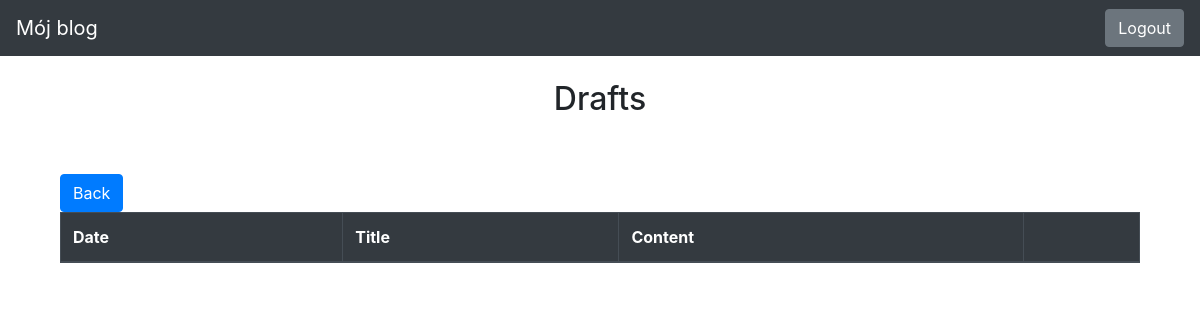
The app's page /blog/drafts (signed in), older data.
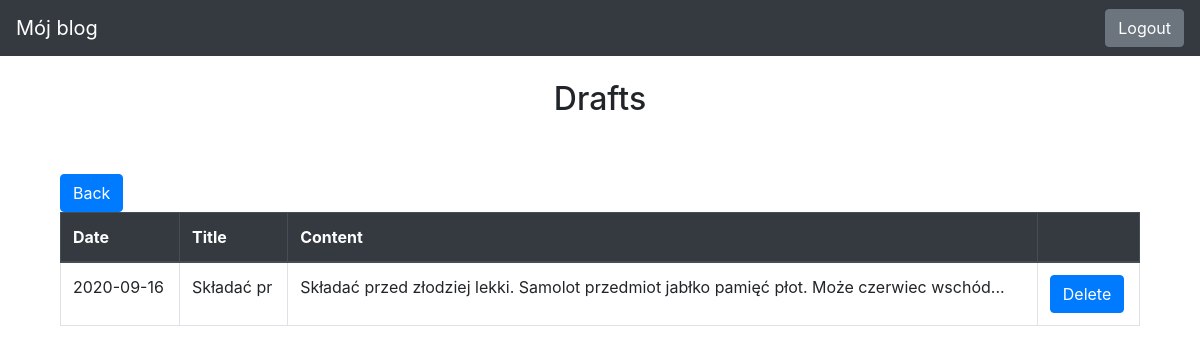
The same page, newer data.
### blog/models.py (models this page shows)
class Entry(db.Model):
   id = db.Column(db.Integer, primary_key=True)
   title = db.Column(db.String(80), nullable=False)
   body = db.Column(db.Text, nullable=False)
   pub_date = db.Column(db.DateTime, nullable=False,
       default=datetime.datetime.utcnow)
   is_published = db.Column(db.Boolean, default=False)

### blog/routes.py (the view)
@app.route("/blog/drafts", methods=['GET', 'POST'])
@login_required
def list_drafts():
   posts_list = services.load_drafts()
   if request.method == "POST":
      if request.form["btn"] == "Back":
         return redirect(url_for('index'))
   return render_template("drafts.html", all_posts=posts_list)

### blog/routes.py (called while the page is built)
def login_required(view_func):
   @functools.wraps(view_func)
   def check_permissions(*args, **kwargs):
       if session.get('logged_in'):
           return view_func(*args, **kwargs)
       return redirect(url_for('login', next=request.path))
   return check_permissions

### blog/services.py (called while the page is built)
def load_drafts():
    drafts = Entry.query.filter_by(is_published=False)
    return drafts

### blog/templates/drafts.html
{% extends "base.html" %}
{% block content %}
<div class="container">
    <h2 class="text-center">Drafts</h2>
    <form method ="POST" action = "{{ url_for('index') }}">
        <button type="submit" value="Cancel" name="btn" class="btn btn-primary mt-5" >Back</button>
    </form>
    <table class="table table-bordered">
        <thead class="thead-dark">
            <th>Date</th>
            <th>Title</th>
            <th>Content</th>
            <th></th>
        </thead>
    {% for post in all_posts %}
        <tr>
            <td>{{ post.pub_date.strftime('%Y-%m-%d') }}</td>
            <td>{{ post.title }}</td>
            <td>{{ post.body|truncate(100) }}</td>
            <form method="POST" action="{{ url_for('remove_post', post_id=post.id) }}">
                <td><input type="submit" value="Delete" name="btn" class="btn btn-primary" ></td>
            </form>
        </tr>
    {% endfor %}
    </table>
</div>
</body>
{% endblock %}

Row changes from the older to the newer data that the page shows:
now on this page (row edited): Entry: pub_date "2020-09-16", title "Składać pr", body "Składać przed złodziej lekki. Samolot przedmiot jabłko pamięć płot. Może czerwiec wschód..."
